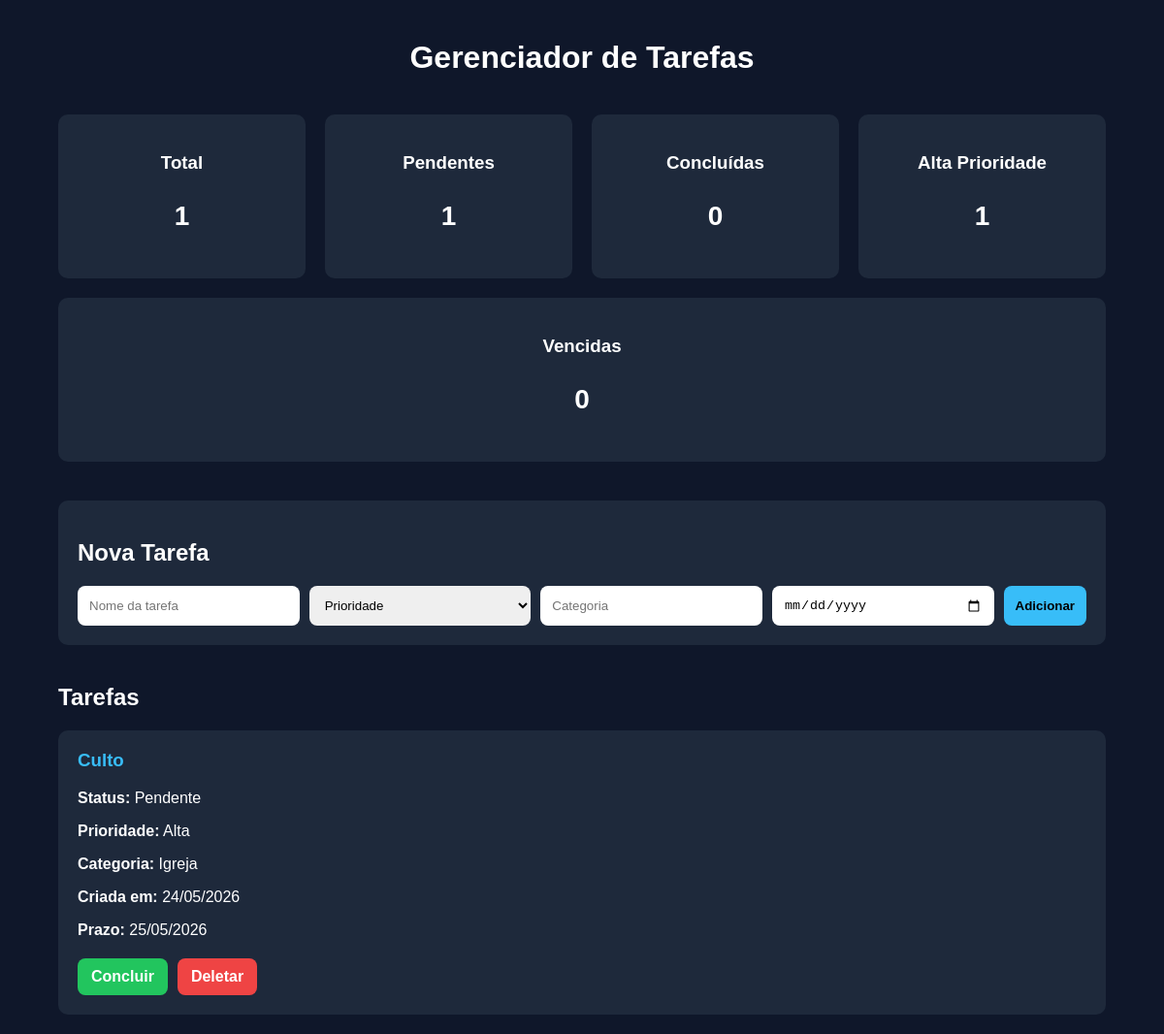
The page / on the database its author committed.
### tables this page shows
CREATE TABLE tasks (
        id INTEGER PRIMARY KEY AUTOINCREMENT,
        title TEXT NOT NULL,
        status TEXT NOT NULL,
        priority TEXT NOT NULL,
        category TEXT NOT NULL,
        created_at TEXT NOT NULL,
        due_date TEXT NOT NULL
    );

### app.py (the view)
@app.route("/")
def home():
    tasks = list_tasks()
    dashboard = get_dashboard_data()
    return render_template(
        "index.html",
        tasks=tasks,
        dashboard=dashboard
    )

### database.py (called while the page is built)
def connect():
    conn = sqlite3.connect("tasks.db")
    return conn

### tasks.py (called while the page is built)
def list_tasks():
    conn = connect()
    cursor = conn.cursor()
    cursor.execute("SELECT * FROM tasks")
    tasks = cursor.fetchall()
    conn.close()
    return tasks

### templates/index.html (shortened to what this page needs)
<!DOCTYPE html>
<html lang="pt-br">
<head>
    <link
    rel="stylesheet"
    href="{{ url_for('static', filename='style.css') }}"
>
</head>
<body>
    <div class="container">
        <h1>Gerenciador de Tarefas</h1>
        <div class="dashboard">
            <div class="card">
                <h3>Total</h3>
                <p>{{ dashboard.total }}</p>
            </div>
            <div class="card">
                <h3>Pendentes</h3>
                <p>{{ dashboard.pending }}</p>
            </div>
            <div class="card">
                <h3>Concluídas</h3>
                <p>{{ dashboard.completed }}</p>
            </div>
            <div class="card">
                <h3>Alta Prioridade</h3>
                <p>{{ dashboard.high_priority }}</p>
            </div>
            <div class="card">
                <h3>Vencidas</h3>
                <p>{{ dashboard.overdue }}</p>
            </div>
        </div>
        <div class="form-container">
            <h2>Nova Tarefa</h2>
            <form action="/add" method="POST">
                <input
                    type="text"
                    name="title"
                    placeholder="Nome da tarefa"
                    required
                >
                <select name="priority" required>
                    <option value="">Prioridade</option>
                </select>
                <input
                    type="text"
                    name="category"
                    placeholder="Categoria"
                    required
                >
                <input
                    type="date"
                    name="due_date"
                    required
                >
                <button type="submit">
                    Adicionar
                </button>
            </form>
        </div>
        <h2>Tarefas</h2>
        <div class="tasks">
            {% for task in tasks %}
                <div class="task-card">
                    <h3>{{ task[1] }}</h3>
                    <p><strong>Status:</strong> {{ task[2] }}</p>
                    <p>
                        <strong>Prioridade:</strong>
                        {{ task[3] }}
                    </p>
                    <p>
                        <strong>Categoria:</strong>
                        {{ task[4] }}
                    </p>
                    <p>
                        <strong>Criada em:</strong>
                        {{ task[5] }}
                    </p>
                    <p>
                        <strong>Prazo:</strong>
                        {{ task[6] }}
                    </p>
                    <div class="buttons">
                        {% if task[2] != "Concluída" %}
                            <a
                                href="/complete/{{ task[0] }}"
                                class="complete-btn"
                            >
                                Concluir
                            </a>
                        {% endif %}
                        <a
                            href="/delete/{{ task[0] }}"
                            class="delete-btn"
                        >
                            Deletar
                        </a>
                    </div>
                </div>
            {% endfor %}
        </div>
    </div>
</body>
</html>

### static/style.css (style rules this page uses)
body { background-color: #0f172a; color: white; font-family: Arial, sans-serif; margin: 0; padding: 0; }
.container { width: 90%; margin: auto; padding: 20px; }
h1 { text-align: center; margin-bottom: 40px; }
.dashboard { display: flex; gap: 20px; flex-wrap: wrap; margin-bottom: 40px; }
.card { background-color: #1e293b; padding: 20px; border-radius: 10px; flex: 1; min-width: 180px; text-align: center; }
.card h3 { margin-bottom: 10px; }
.card p { font-size: 28px; font-weight: bold; }
.tasks { display: grid; grid-template-columns: repeat(auto-fit, minmax(300px, 1fr)); gap: 20px; }
.task-card { background-color: #1e293b; padding: 20px; border-radius: 10px; }
.task-card h3 { margin-top: 0; color: #38bdf8; }
.form-container { background-color: #1e293b; padding: 20px; border-radius: 10px; margin-bottom: 40px; }
form { display: flex; flex-wrap: wrap; gap: 10px; }
input, select, button { padding: 12px; border: none; border-radius: 8px; }
input, select { flex: 1; }
button { background-color: #38bdf8; color: black; cursor: pointer; font-weight: bold; }
.buttons { display: flex; gap: 10px; margin-top: 20px; }
.complete-btn, .delete-btn { text-decoration: none; padding: 10px 14px; border-radius: 8px; font-weight: bold; }
.complete-btn { background-color: #22c55e; color: white; }
.delete-btn { background-color: #ef4444; color: white; }

### rows shown on the page
tasks: title "Culto", status "Pendente", priority "Alta", category "Igreja", created_at "24/05/2026", due_date "25/05/2026"

### other values the page prints
{{ dashboard.total }} "1"
{{ dashboard.pending }} "1"
{{ dashboard.completed }} "0"
{{ dashboard.high_priority }} "1"
{{ dashboard.overdue }} "0"
